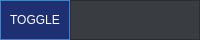
     <widget class="QFrame" name="Top_Bar">
      <property name="maximumSize">
       <size>
        <width>16777215</width>
        <height>40</height>
       </size>
      </property>
      <property name="styleSheet">
       <string notr="true">background-color: rgb(35, 35, 35);</string>
      </property>
      <property name="frameShape">
       <enum>QFrame::NoFrame</enum>
      </property>
      <property name="frameShadow">
       <enum>QFrame::Raised</enum>
      </property>
      <layout class="QHBoxLayout" name="horizontalLayout">
       <property name="spacing">
        <number>0</number>
       </property>
       <property name="leftMargin">
        <number>0</number>
       </property>
       <property name="topMargin">
        <number>0</number>
       </property>
       <property name="rightMargin">
        <number>0</number>
       </property>
       <property name="bottomMargin">
        <number>0</number>
       </property>
       <item>
        <widget class="QFrame" name="frame_toggle">
         <property name="maximumSize">
          <size>
           <width>70</width>
           <height>40</height>
          </size>
         </property>
         <property name="styleSheet">
          <string notr="true">background-color: rgb(85, 170, 255);</string>
         </property>
         <property name="frameShape">
          <enum>QFrame::StyledPanel</enum>
         </property>
         <property name="frameShadow">
          <enum>QFrame::Raised</enum>
         </property>
         <layout class="QVBoxLayout" name="verticalLayout_2">
          <property name="spacing">
           <number>0</number>
          </property>
          <property name="leftMargin">
           <number>0</number>
          </property>
          <property name="topMargin">
           <number>0</number>
          </property>
          <property name="rightMargin">
           <number>0</number>
          </property>
          <property name="bottomMargin">
           <number>0</number>
          </property>
          <item>
           <widget class="QPushButton" name="Btn_Toggle">
            <property name="sizePolicy">
             <sizepolicy hsizetype="Expanding" vsizetype="Expanding">
              <horstretch>0</horstretch>
              <verstretch>0</verstretch>
             </sizepolicy>
            </property>
            <property name="styleSheet">
             <string notr="true">
QPushButton {
	color: rgb(255, 255, 255);
    background-color: rgb(30, 48, 113);
	border: 0px solid;
}
QPushButton:hover {
	background-color: rgb(153, 170, 181);
}</string>
            </property>
            <property name="text">
             <string>TOGGLE</string>
            </property>
           </widget>
          </item>
         </layout>
        </widget>
       </item>
       <item>
        <widget class="QFrame" name="frame_top">
         <property name="styleSheet">
          <string notr="true">background-color: rgb(57, 60, 65);</string>
         </property>
         <property name="frameShape">
          <enum>QFrame::StyledPanel</enum>
         </property>
         <property name="frameShadow">
          <enum>QFrame::Raised</enum>
         </property>
        </widget>
       </item>
      </layout>
     </widget>
